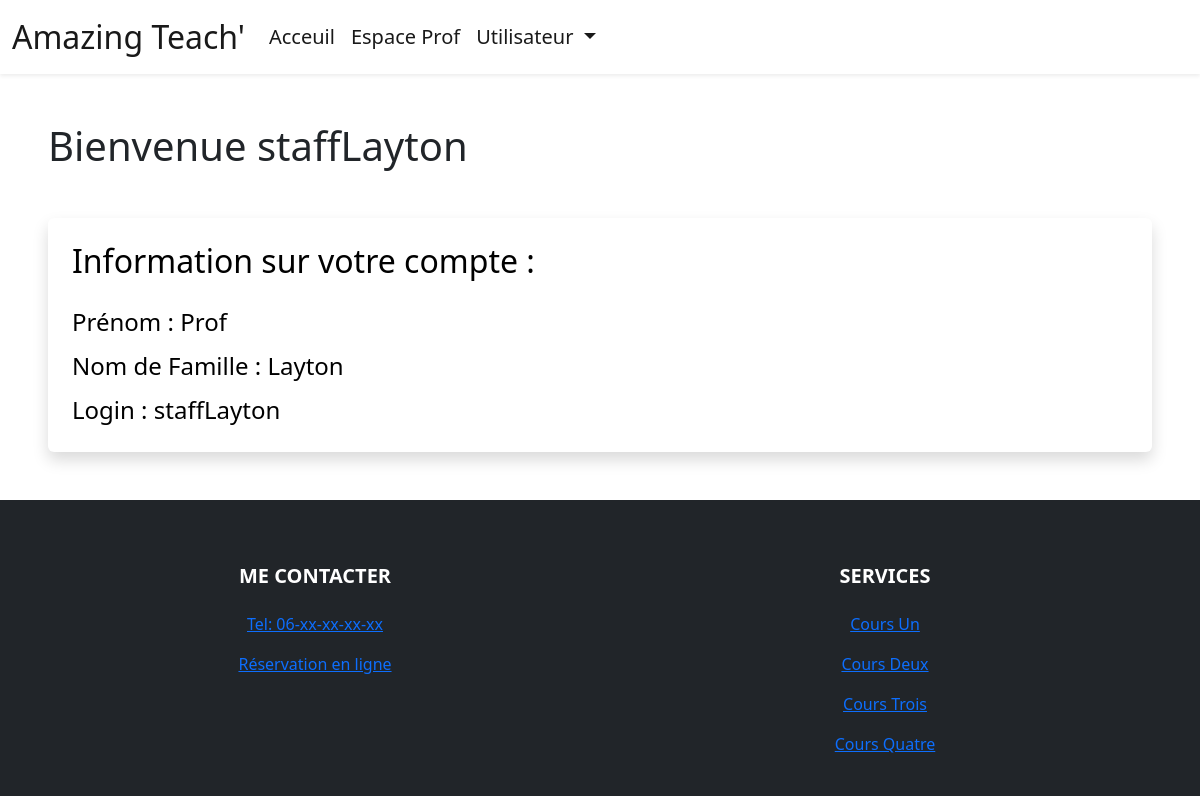
The app's page /user-panel (signed in), older data.
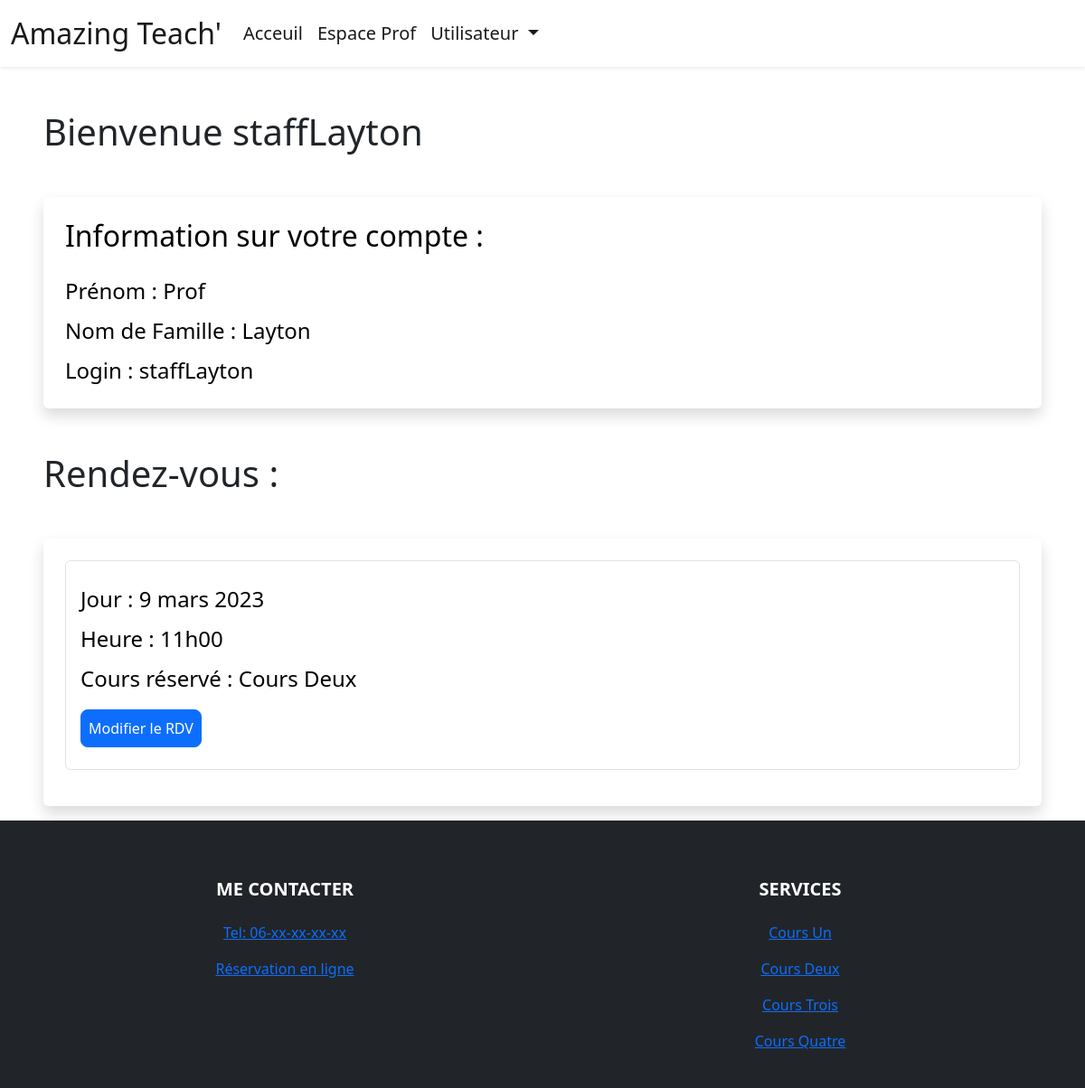
The same page, newer data.
### booking/models.py (models this page shows, shortened)
class Appointment(models.Model):
    user = models.ForeignKey(
        User, on_delete=models.CASCADE, null=True, blank=True)
    service = models.CharField(
        max_length=50, choices=COURSE_CHOICES, default="Cours Un")
    day = models.DateField(default=datetime.now)
    time = models.CharField(
        max_length=10, choices=TIME_CHOICES, default="08h00")
    time_ordered = models.DateTimeField(default=datetime.now, blank=True)

### booking/views.py (the view)
# urls.py: path('user-panel', views.userPanel, name='userPanel'),
def userPanel(request):
    user = request.user
    appointments = Appointment.objects.filter(
        user=user).order_by('day', 'time')
    return render(request, 'userPanel.html', {
        'user': user,
        'appointments': appointments,
    })

### booking/templates/userPanel.html (shortened to what this page needs)
{% extends 'layout.html' %}
{% load static %}
{% block body %}
{% if user.is_authenticated %}
<h1 class=" ms-5 mt-5 ">Bienvenue {{ user.username }}</h1>
<div class="shadow p-4 mb-5 bg-body bg-body rounded text-black  m-5 ">
    <h2 class="">Information sur votre compte :</h2>
    <ul class="list-group fs-4 mt-3">
            <li class="list-group mt-2">Prénom : {{ user.first_name }}</li>
            <li class="list-group mt-2">Nom de Famille : {{ user.last_name }}</li>
            <li class="list-group mt-2">Login : {{ user.username }}</li>
    </ul>
</div>
{% if appointments.count > 0 %}
<div class="mt-5 ">
    <h1 class=" ms-5">Rendez-vous :</h1>
    <div class="shadow p-4 mb-3 bg-body bg-body rounded text-black  m-5">
        {% for appointment in appointments %}
        <div class="list-group fs-4 border p-3 mb-3">
            <p class="list-group mt-2">Jour : {{ appointment.day }}</p>
            <p class="list-group mt-2">Heure : {{ appointment.time }}</p>
            <p class="list-group mt-2">Cours réservé : {{ appointment.service }}</p>
            <div class="mt-3 mb-2">
                <a class="btn btn-primary rounded-3 p-2" href="{% url 'userUpdate' appointment.id %}">Modifier le RDV</a>
            </div>
        </div>
        {% endfor %}
    </div>
</div>
{% endif %}
{% else %}
<div class="shadow p-4 mb-5 bg-body bg-body rounded text-black  m-5">
    <h1 class="p-2  ms-3">Inscription !</h1>
    <a href="{% url 'login' %}" class="btn btn-primary text-white">Connexion</a>
</div>
{% endif %}
{% endblock %}

Row changes from the older to the newer data that the page shows:
added Appointment: day "9 mars 2023", time "11h00", service "Cours Deux"
Text that changed along with them:
text now shown: "Rendez-vous :"
